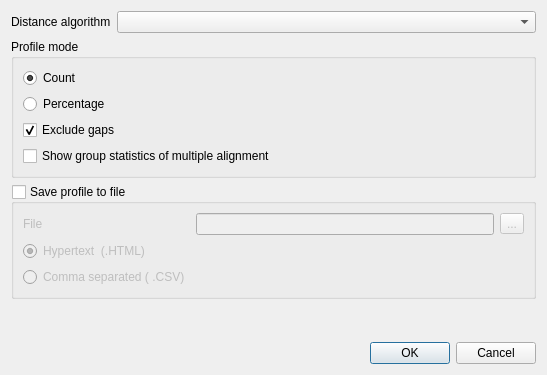
<?xml version="1.0" encoding="UTF-8"?>
<ui version="4.0">
 <class>DistanceMatrixMSAProfileDialog</class>
 <widget class="QDialog" name="DistanceMatrixMSAProfileDialog">
  <property name="geometry">
   <rect>
    <x>0</x>
    <y>0</y>
    <width>547</width>
    <height>375</height>
   </rect>
  </property>
  <property name="windowTitle">
   <string>Generate Distance Matrix</string>
  </property>
  <layout class="QVBoxLayout" name="verticalLayout_2">
   <item>
    <layout class="QHBoxLayout" name="horizontalLayout_2" stretch="0,1">
     <item>
      <widget class="QLabel" name="algoLabel">
       <property name="text">
        <string>Distance algorithm</string>
       </property>
      </widget>
     </item>
     <item>
      <widget class="QComboBox" name="algoCombo"/>
     </item>
    </layout>
   </item>
   <item>
    <widget class="QGroupBox" name="groupBox_2">
     <property name="title">
      <string>Profile mode</string>
     </property>
     <layout class="QGridLayout" name="gridLayout_2">
      <item row="0" column="0">
       <widget class="QRadioButton" name="countsRB">
        <property name="text">
         <string>Count</string>
        </property>
        <property name="checked">
         <bool>true</bool>
        </property>
       </widget>
      </item>
      <item row="1" column="0">
       <widget class="QRadioButton" name="percentsRB">
        <property name="text">
         <string>Percentage</string>
        </property>
       </widget>
      </item>
      <item row="2" column="0">
       <widget class="QCheckBox" name="checkBox">
        <property name="text">
         <string>Exclude gaps</string>
        </property>
        <property name="checked">
         <bool>true</bool>
        </property>
       </widget>
      </item>
      <item row="3" column="0">
       <widget class="QCheckBox" name="groupStatisticsCheck">
        <property name="text">
         <string>Show group statistics of multiple alignment</string>
        </property>
       </widget>
      </item>
     </layout>
    </widget>
   </item>
   <item>
    <widget class="QGroupBox" name="saveBox">
     <property name="title">
      <string>Save profile to file</string>
     </property>
     <property name="checkable">
      <bool>true</bool>
     </property>
     <property name="checked">
      <bool>false</bool>
     </property>
     <layout class="QGridLayout" name="gridLayout">
      <item row="0" column="0">
       <widget class="QLabel" name="label">
        <property name="text">
         <string>File</string>
        </property>
       </widget>
      </item>
      <item row="0" column="1">
       <widget class="QLineEdit" name="fileEdit"/>
      </item>
      <item row="0" column="2">
       <widget class="QToolButton" name="fileButton">
        <property name="text">
         <string>...</string>
        </property>
       </widget>
      </item>
      <item row="2" column="0" colspan="2">
       <widget class="QRadioButton" name="htmlRB">
        <property name="text">
         <string>Hypertext  (.HTML)</string>
        </property>
        <property name="checked">
         <bool>true</bool>
        </property>
       </widget>
      </item>
      <item row="3" column="0">
       <widget class="QRadioButton" name="csvRB">
        <property name="text">
         <string>Comma separated ( .CSV)</string>
        </property>
        <property name="checked">
         <bool>false</bool>
        </property>
       </widget>
      </item>
     </layout>
    </widget>
   </item>
   <item>
    <spacer name="verticalSpacer">
     <property name="orientation">
      <enum>Qt::Vertical</enum>
     </property>
     <property name="sizeHint" stdset="0">
      <size>
       <width>20</width>
       <height>17</height>
      </size>
     </property>
    </spacer>
   </item>
   <item>
    <widget class="QDialogButtonBox" name="buttonBox">
     <property name="standardButtons">
      <set>QDialogButtonBox::Cancel|QDialogButtonBox::Ok</set>
     </property>
    </widget>
   </item>
  </layout>
 </widget>
 <tabstops>
  <tabstop>saveBox</tabstop>
  <tabstop>countsRB</tabstop>
  <tabstop>percentsRB</tabstop>
  <tabstop>checkBox</tabstop>
  <tabstop>groupStatisticsCheck</tabstop>
  <tabstop>fileEdit</tabstop>
  <tabstop>fileButton</tabstop>
  <tabstop>htmlRB</tabstop>
  <tabstop>csvRB</tabstop>
  <tabstop>algoCombo</tabstop>
 </tabstops>
 <resources/>
 <connections>
  <connection>
   <sender>buttonBox</sender>
   <signal>accepted()</signal>
   <receiver>DistanceMatrixMSAProfileDialog</receiver>
   <slot>accept()</slot>
   <hints>
    <hint type="sourcelabel">
     <x>273</x>
     <y>365</y>
    </hint>
    <hint type="destinationlabel">
     <x>273</x>
     <y>192</y>
    </hint>
   </hints>
  </connection>
  <connection>
   <sender>buttonBox</sender>
   <signal>rejected()</signal>
   <receiver>DistanceMatrixMSAProfileDialog</receiver>
   <slot>reject()</slot>
   <hints>
    <hint type="sourcelabel">
     <x>273</x>
     <y>365</y>
    </hint>
    <hint type="destinationlabel">
     <x>273</x>
     <y>192</y>
    </hint>
   </hints>
  </connection>
 </connections>
</ui>
